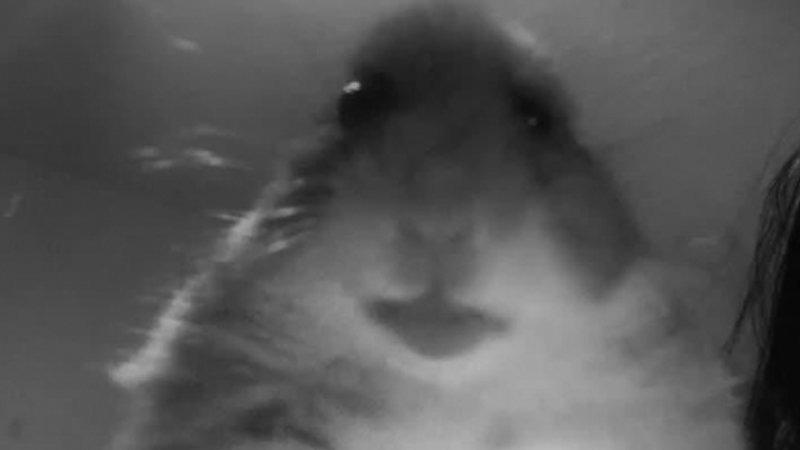
#> input picture 2/img/hamster-bw.jpg, 800 x 450 px
$ python histogram_equalization.py
#> lines starting #> are read from the running program, lines starting #| are printed output that depends on the picture
# Use Histogram Equalization (HE)
# Adaptive Histogram Equalization (AHE)
# Contrast Limited Adaptive Equalization (CLAHE)
# Add a histogram to each of them

import cv2
import numpy as np
import matplotlib.pyplot as plt

def calculate_psnr(reference, image):
    """Calculate PSNR in decibels using the original image as reference."""
    reference_float = reference.astype(np.float64)
    image_float = image.astype(np.float64)

    mse = np.mean((reference_float - image_float) ** 2)

    if mse == 0:
        return float("inf")

    max_pixel_value = 255.0
    return 10 * np.log10((max_pixel_value ** 2) / mse)

def plot_histogram(image, label, color):
    """Plot a grayscale histogram."""
    histogram = cv2.calcHist([image], [0], None, [256], [0, 256])
    plt.plot(histogram, color=color, label=label, linewidth=1.5)

#########################
# Histogram Equalized
img = cv2.imread('img/hamster-bw.jpg', 0)
#> img is the input picture: shape (450, 800); min 4, max 183, mean 85.8
default_equ = cv2.equalizeHist(img)
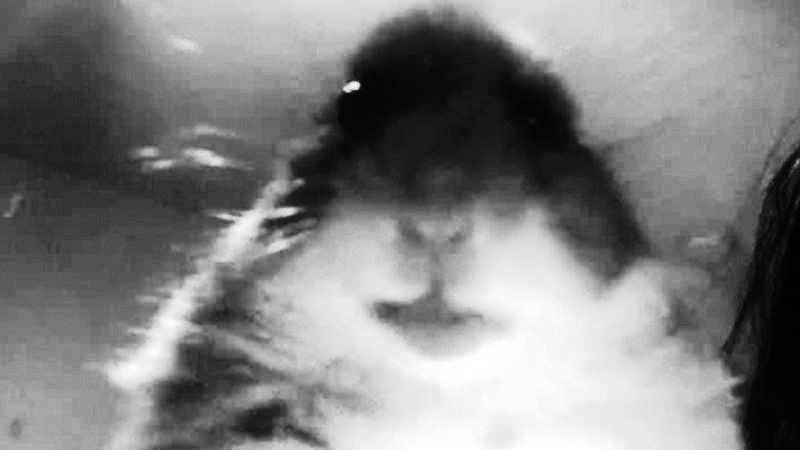
#> default_equ: shape (450, 800); min 0, max 255, mean 128.8

#########################
# Adaptive Equalized Histogram
ahe_equ = cv2.createCLAHE(clipLimit=4000.0, tileGridSize=(8, 8)).apply(img)
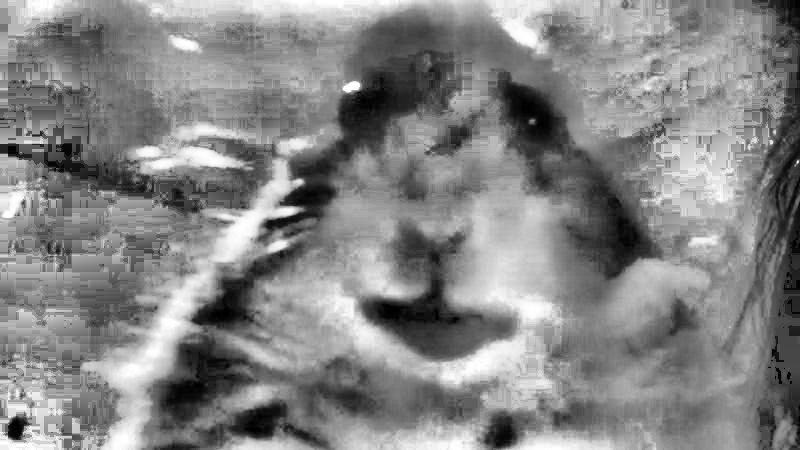
#> ahe_equ: shape (450, 800); min 0, max 255, mean 133.1

#########################
# Contrast Adaptive Equalized Histogram
clahe_equ = cv2.createCLAHE(clipLimit=2.0, tileGridSize=(8, 8)).apply(img)
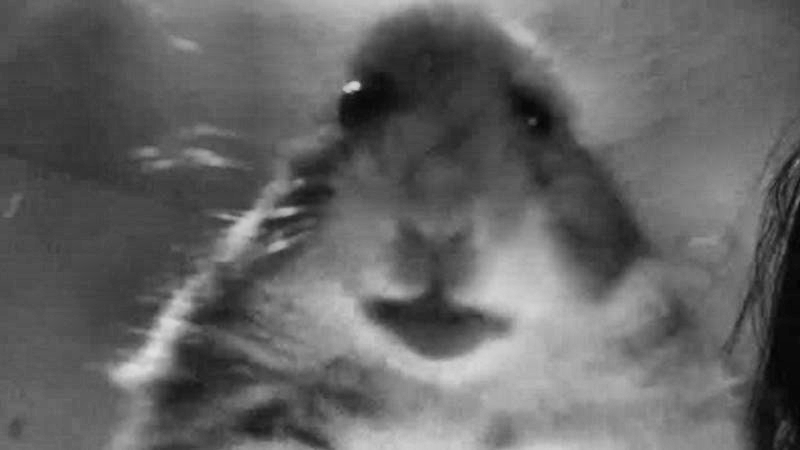
#> clahe_equ: shape (450, 800); min 3, max 225, mean 100.3

#########################
plt.figure(figsize=(15, 10))
titles = ["Original", "HE", "AHE", "CLAHE"]
images = [img, default_equ, ahe_equ, clahe_equ]

histogram_colors = [
    "black",
    "red",
    "green",
    "blue"
]

cv2.imwrite("./img/original_grayscale.png", img)
cv2.imwrite("./img/global_he.png", default_equ)
cv2.imwrite("./img/ahe.png", ahe_equ)
cv2.imwrite("./img/clahe.png", clahe_equ)

images = [
    img,
    default_equ,
    ahe_equ,
    clahe_equ
]

for i in range(4):
    plt.subplot(2, 4, i + 1)
    plt.imshow(images[i], cmap='gray')
    plt.title(titles[i])
    plt.axis('off')

    plt.subplot(2, 4, i + 5)
    plot_histogram(images[i], titles[i], histogram_colors[i])
    plt.xlim([0, 256])
    plt.ylim(bottom=0)
    plt.xlabel("Pixel intensity")
    plt.ylabel("Number of pixels")
    plt.grid(alpha=0.25)
    plt.legend()

psnr_original = calculate_psnr(img, img)
#> in calculate_psnr, `mse = np.mean((reference_float - image_float) ** 2)`: mse = 0
#> psnr_original = inf
psnr_he = calculate_psnr(img, default_equ)
#> psnr_he = 12.39
psnr_ahe = calculate_psnr(img, ahe_equ)
#> psnr_ahe = 11.87
psnr_clahe = calculate_psnr(img, clahe_equ)
#> psnr_clahe = 21.17

print(f"Original vs Original: {psnr_original}")
#| Original vs Original: inf
print(f"Original vs Global HE: {psnr_he:.2f} dB")
#| Original vs Global HE: 12.39 dB
print(f"Original vs AHE:       {psnr_ahe:.2f} dB")
#| Original vs AHE:       11.87 dB
print(f"Original vs CLAHE:     {psnr_clahe:.2f} dB")
#| Original vs CLAHE:     21.17 dB

plt.tight_layout()
plt.show()
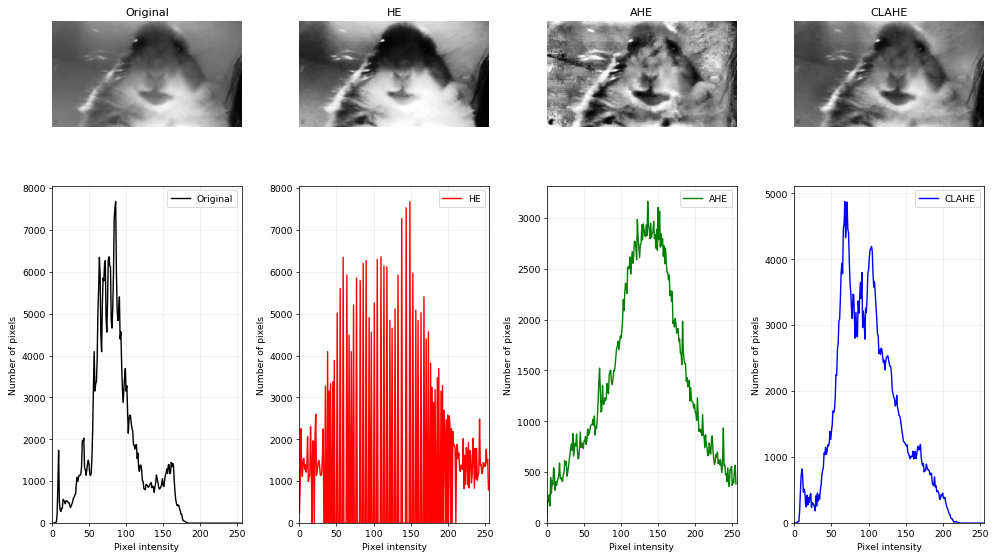
#> figure drawn by matplotlib, 8 panels; panel 2: curve peaks at x = 86, y = 7675; panel 4: curve peaks at x = 149, y = 7675; panel 6: curve peaks at x = 136, y = 3162; panel 8: curve peaks at x = 68, y = 4875
